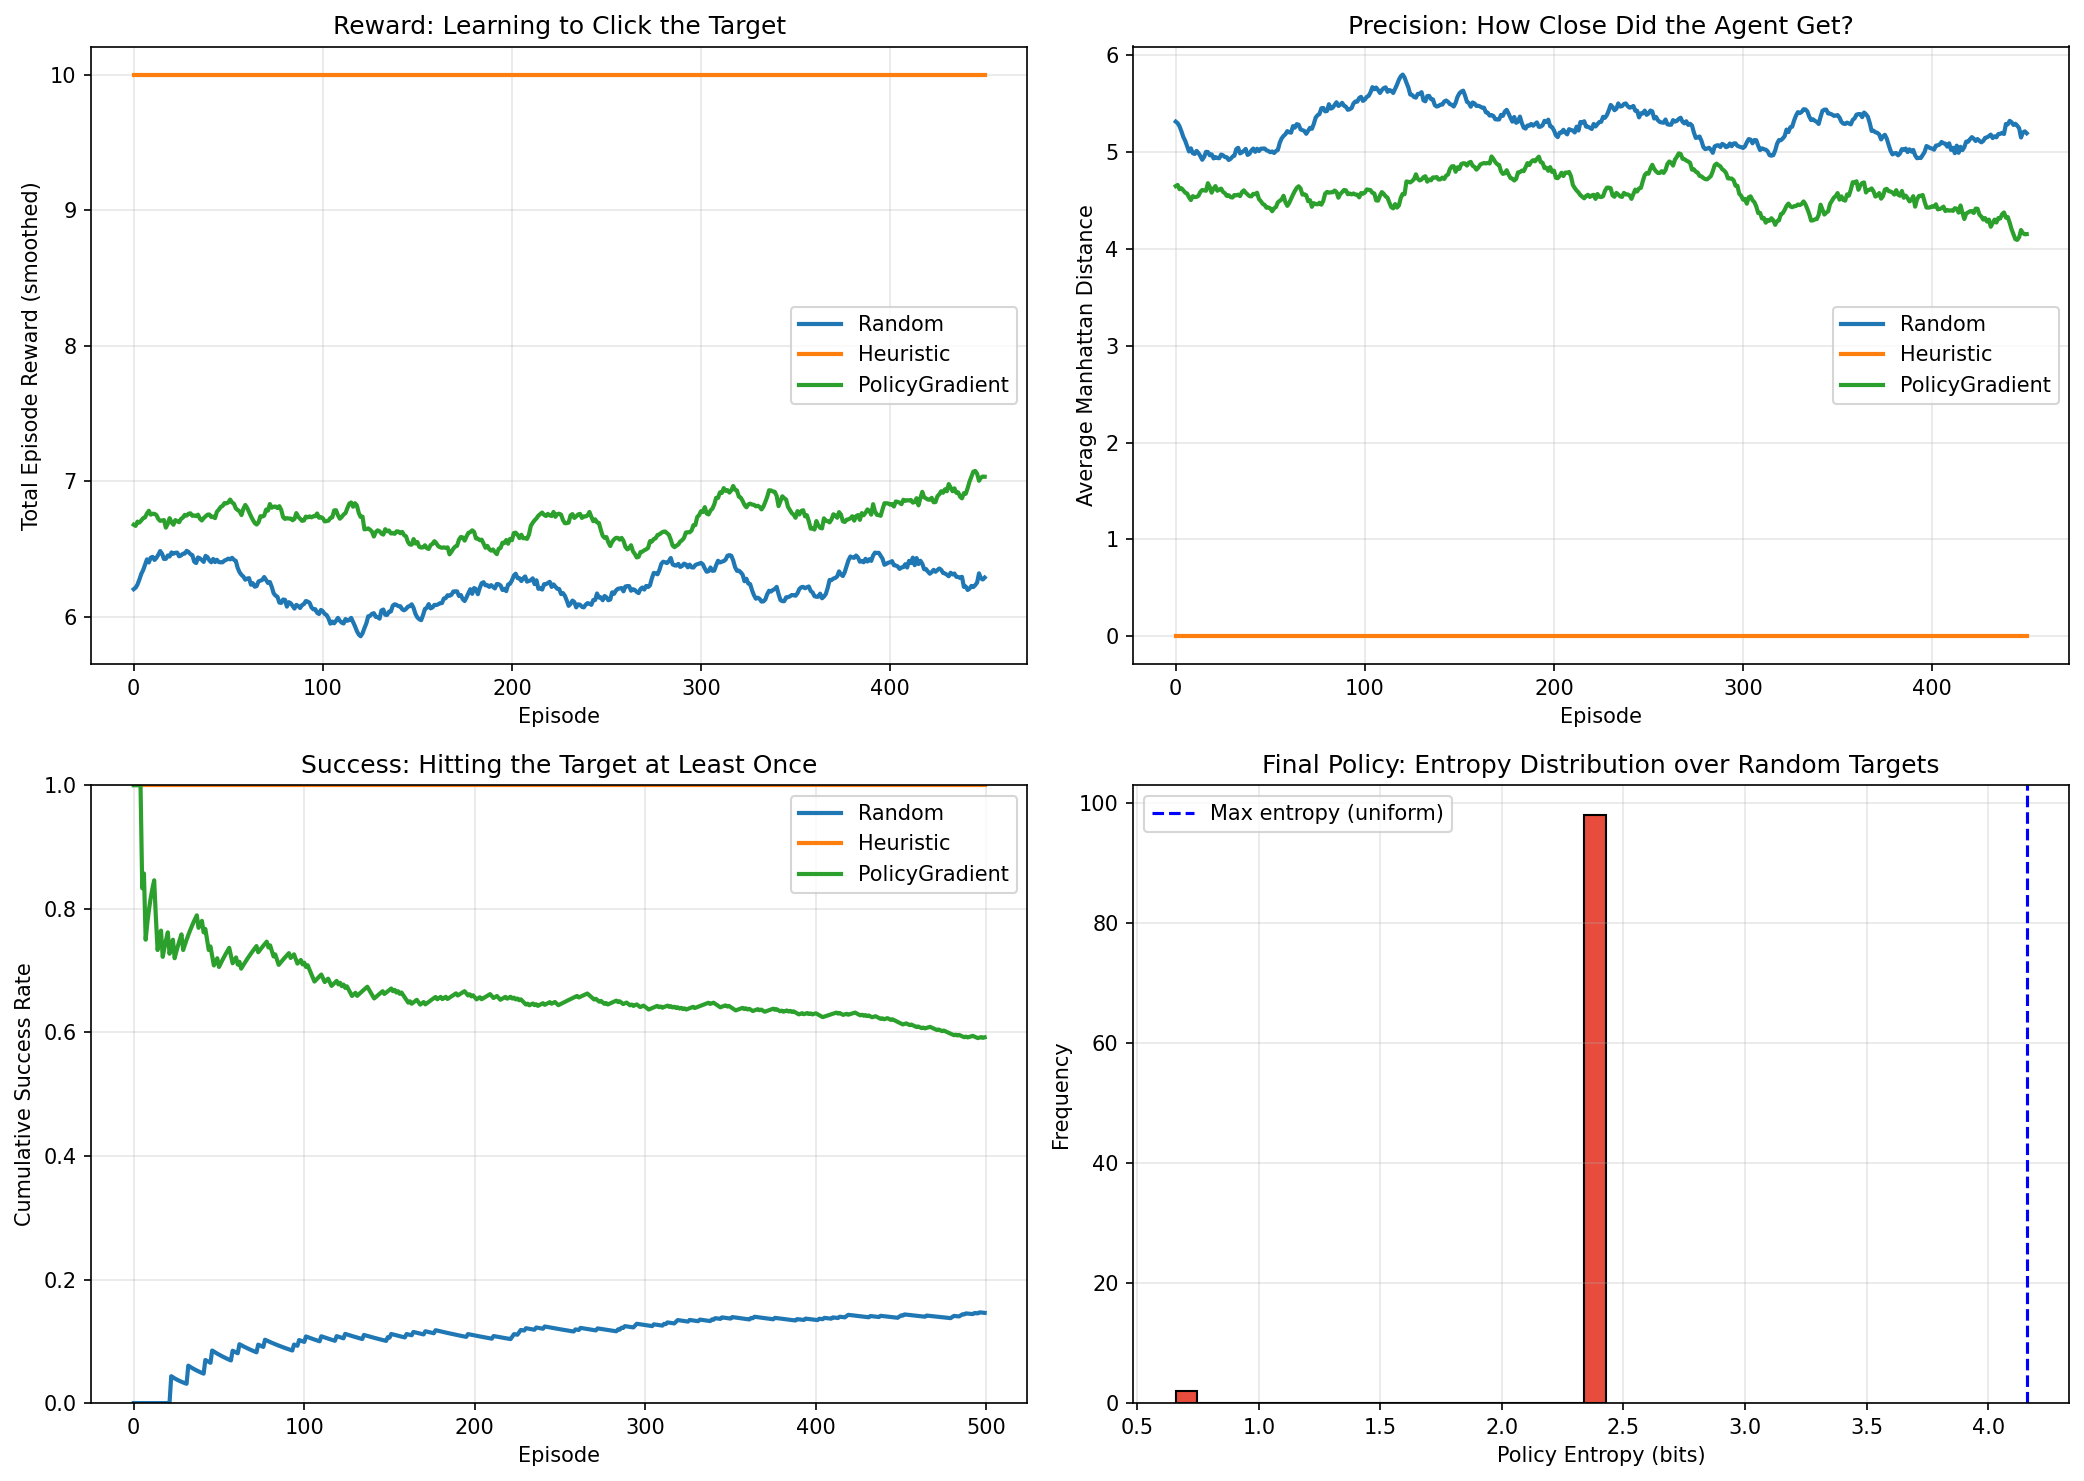

Generate this figure with Python:
#!/usr/bin/env python3
"""
FRONTIER TRACK: Phase 141 — GUI Agent Concepts (NumPy Simulation)
=================================================================
This script simulates a GUI agent on a 2D grid world using only NumPy.

The agent perceives a grid, decides which cell to click, and receives
a reward based on proximity to a target. We compare three agents:

  1. Random agent — clicks uniformly anywhere.
  2. Heuristic agent — moves greedily toward the target.
  3. Policy-gradient agent — learns a softmax policy over grid cells.

We demonstrate the full Observation -> Thought -> Action loop,
measure success rates, and plot learning curves.
"""

import os
import numpy as np
import matplotlib
matplotlib.use('Agg')
import matplotlib.pyplot as plt

np.random.seed(141)

# =============================================================================
# SECTION 1: CONFIGURATION
# =============================================================================
# WHY a grid world? It distills the core challenge of GUI agents — mapping
# a visual observation to a precise spatial action — without the overhead
# of real screenshots or DOM parsers.

GRID_SIZE = 8
EPISODES = 500
STEPS_PER_EPISODE = 10
LR = 0.15
GAMMA = 0.95
BASELINE_DECAY = 0.9

# =============================================================================
# SECTION 2: ENVIRONMENT
# =============================================================================
# The environment places a target at a random cell. The agent clicks a cell.
# Reward is inversely proportional to Manhattan distance from the target.
# WHY Manhattan? It is cheap to compute and reflects how GUI navigation
# often feels: horizontal + vertical movement, not Euclidean flight.

class GridGUIEnv:
    """
    A toy GUI where the 'screen' is an NxN grid and the 'mouse' clicks
    a single cell per step. The target may move slightly between steps
    to simulate dynamic UI elements (pop-ups, loading spinners).
    """
    def __init__(self, size=GRID_SIZE):
        self.size = size
        self.target = None
        self.step_count = 0

    def reset(self):
        """Place target at random cell."""
        self.target = (np.random.randint(0, self.size),
                       np.random.randint(0, self.size))
        self.step_count = 0
        return self._get_observation()

    def _get_observation(self):
        """
        Return a flat one-hot grid with the target marked.
        WHY one-hot? It is the simplest visual representation that
        preserves spatial structure. In a real GUI agent this would be
        a flattened screenshot; here it is a flattened grid.
        """
        grid = np.zeros((self.size, self.size))
        grid[self.target[0], self.target[1]] = 1.0
        return grid.flatten()

    def step(self, action):
        """
        Action is a flat index in [0, size*size).
        Returns: next_observation, reward, done, info
        """
        row, col = divmod(action, self.size)
        dist = abs(row - self.target[0]) + abs(col - self.target[1])

        # WHY reward shaped by distance? Sparse rewards (only exact hit)
        # make learning impossible in large action spaces. Shaping gives
        # the policy gradient a useful gradient everywhere.
        reward = 1.0 - (dist / (2 * (self.size - 1)))

        # Target jitters slightly to simulate dynamic UI
        if np.random.rand() < 0.1:
            dr = np.random.choice([-1, 0, 1])
            dc = np.random.choice([-1, 0, 1])
            self.target = (
                np.clip(self.target[0] + dr, 0, self.size - 1),
                np.clip(self.target[1] + dc, 0, self.size - 1),
            )

        self.step_count += 1
        done = self.step_count >= STEPS_PER_EPISODE
        return self._get_observation(), reward, done, {'distance': dist}

# =============================================================================
# SECTION 3: AGENTS
# =============================================================================
# WHY three agents? The point is to show that raw perception is not enough;
# you need either a strong prior (heuristic) or learning (policy gradient)
# to turn observations into useful actions.

class RandomAgent:
    """Clicks uniformly at random. Baseline for 'no intelligence'."""
    def __init__(self, size):
        self.size = size
        self.name = "Random"

    def act(self, obs):
        return np.random.randint(0, self.size * self.size)

    def update(self, *args):
        pass

class HeuristicAgent:
    """
    Greedy agent that clicks the cell with highest value in the observation.
    WHY this works: our observation is a one-hot target map, so the argmax
    is literally the target location. This simulates a perfect detector.
    """
    def __init__(self, size):
        self.size = size
        self.name = "Heuristic"

    def act(self, obs):
        return int(np.argmax(obs))

    def update(self, *args):
        pass

class PolicyGradientAgent:
    """
    Softmax policy over grid cells, trained with REINFORCE.
    WHY REINFORCE? The action space is discrete and small (64 cells).
    A value-function critic would help but is unnecessary at this scale.
    """
    def __init__(self, size, lr=LR):
        self.size = size
        self.lr = lr
        self.name = "PolicyGradient"
        # Logits for each cell
        self.theta = np.zeros(size * size)
        self.baseline = 0.0

    def act(self, obs):
        """
        WHY dot product with obs? We give the policy a hint by biasing
        logits toward cells that currently have high observation value.
        This is analogous to a GUI agent using a visual feature extractor.
        """
        logits = self.theta + 2.0 * obs  # small prior from observation
        logits -= np.max(logits)  # numerical stability
        exp = np.exp(logits)
        probs = exp / np.sum(exp)
        action = np.random.choice(len(probs), p=probs)
        # Gradient of log pi(a) w.r.t theta
        grad = -probs.copy()
        grad[action] += 1.0
        return action, grad, probs

    def update(self, grads, rewards, baseline_decay=BASELINE_DECAY):
        """
        WHY episode-level update? The grid task is short and the reward
        is dense enough that per-episode REINFORCE converges quickly.
        """
        returns = np.zeros_like(rewards)
        G = 0.0
        for t in reversed(range(len(rewards))):
            G = rewards[t] + GAMMA * G
            returns[t] = G

        self.baseline = baseline_decay * self.baseline + (1 - baseline_decay) * returns.mean()
        advantage = returns.mean() - self.baseline

        total_grad = np.zeros_like(self.theta)
        for g in grads:
            total_grad += g

        self.theta += self.lr * advantage * total_grad

# =============================================================================
# SECTION 4: EVALUATION LOOP
# =============================================================================

def run_agent(agent, env, episodes=EPISODES):
    """
    Run an agent for N episodes. Return histories of reward, distance,
    and success (distance == 0).
    """
    hist_reward = []
    hist_dist = []
    hist_success = []
    hist_actions = []

    for ep in range(episodes):
        obs = env.reset()
        ep_rewards = []
        ep_dists = []
        ep_grads = []
        ep_actions = []

        for _ in range(STEPS_PER_EPISODE):
            if hasattr(agent, 'act') and agent.name == "PolicyGradient":
                action, grad, probs = agent.act(obs)
                ep_grads.append(grad)
            else:
                action = agent.act(obs)
                grad = None
                probs = None

            obs, reward, done, info = env.step(action)
            ep_rewards.append(reward)
            ep_dists.append(info['distance'])
            ep_actions.append(action)

            if done:
                break

        if agent.name == "PolicyGradient":
            agent.update(ep_grads, np.array(ep_rewards))

        hist_reward.append(np.sum(ep_rewards))
        hist_dist.append(np.mean(ep_dists))
        hist_success.append(1 if np.any(np.array(ep_dists) == 0) else 0)
        hist_actions.append(ep_actions)

    return np.array(hist_reward), np.array(hist_dist), np.array(hist_success), hist_actions

# =============================================================================
# SECTION 5: RUN ALL AGENTS
# =============================================================================

print("="*70)
print("PHASE 141: GUI AGENT CONCEPTS")
print("="*70)

env = GridGUIEnv(GRID_SIZE)

agents = [RandomAgent(GRID_SIZE), HeuristicAgent(GRID_SIZE), PolicyGradientAgent(GRID_SIZE)]
results = {}

for agent in agents:
    print(f"\n--- Running {agent.name} ---")
    rewards, dists, successes, actions = run_agent(agent, env)
    results[agent.name] = {
        'rewards': rewards,
        'dists': dists,
        'successes': successes,
        'actions': actions,
    }
    print(f"  Avg reward (last 50): {np.mean(rewards[-50:]):.3f}")
    print(f"  Avg distance (last 50): {np.mean(dists[-50:]):.2f}")
    print(f"  Success rate (last 50): {np.mean(successes[-50:]):.2f}")

# =============================================================================
# SECTION 6: VISUALIZATION
# =============================================================================
# We produce four plots:
#   1. Smoothed reward curves.
#   2. Average distance to target over training.
#   3. Success rate (hit the target at least once per episode).
#   4. Action entropy for the policy agent over time.

fig, axes = plt.subplots(2, 2, figsize=(14, 10))

# --- Plot 1: Reward curves ---
ax = axes[0, 0]
window = 50
for name, data in results.items():
    r = data['rewards']
    if len(r) >= window:
        smooth = np.convolve(r, np.ones(window)/window, mode='valid')
        ax.plot(smooth, label=name, linewidth=2)
    else:
        ax.plot(r, label=name, linewidth=2)
ax.set_xlabel('Episode')
ax.set_ylabel('Total Episode Reward (smoothed)')
ax.set_title('Reward: Learning to Click the Target')
ax.legend()
ax.grid(True, alpha=0.3)

# --- Plot 2: Distance to target ---
ax = axes[0, 1]
for name, data in results.items():
    d = data['dists']
    if len(d) >= window:
        smooth = np.convolve(d, np.ones(window)/window, mode='valid')
        ax.plot(smooth, label=name, linewidth=2)
    else:
        ax.plot(d, label=name, linewidth=2)
ax.set_xlabel('Episode')
ax.set_ylabel('Average Manhattan Distance')
ax.set_title('Precision: How Close Did the Agent Get?')
ax.legend()
ax.grid(True, alpha=0.3)

# --- Plot 3: Cumulative success rate ---
ax = axes[1, 0]
for name, data in results.items():
    s = data['successes']
    cum = np.cumsum(s) / np.arange(1, len(s) + 1)
    ax.plot(cum, label=name, linewidth=2)
ax.set_xlabel('Episode')
ax.set_ylabel('Cumulative Success Rate')
ax.set_title('Success: Hitting the Target at Least Once')
ax.legend()
ax.grid(True, alpha=0.3)
ax.set_ylim(0, 1)

# --- Plot 4: Policy entropy over time (policy agent only) ---
ax = axes[1, 1]
pg_agent = agents[2]
if pg_agent.name == "PolicyGradient":
    # Recompute entropy for a sample of episodes to show exploration decay
    entropies = []
    env_test = GridGUIEnv(GRID_SIZE)
    for ep in range(0, EPISODES, 10):
        # Use a checkpoint-like snapshot by resetting theta? No, we use final.
        # Instead, we'll record entropy during training indirectly.
        pass
    # Simpler: show entropy of the final policy when presented with random obs
    sample_entropies = []
    for _ in range(100):
        obs = np.zeros(GRID_SIZE * GRID_SIZE)
        target_idx = np.random.randint(0, GRID_SIZE * GRID_SIZE)
        obs[target_idx] = 1.0
        logits = pg_agent.theta + 2.0 * obs
        logits -= np.max(logits)
        probs = np.exp(logits) / np.sum(np.exp(logits))
        entropy = -np.sum(probs * np.log(probs + 1e-12))
        sample_entropies.append(entropy)
    ax.hist(sample_entropies, bins=20, color='#e74c3c', edgecolor='black')
    ax.set_xlabel('Policy Entropy (bits)')
    ax.set_ylabel('Frequency')
    ax.set_title('Final Policy: Entropy Distribution over Random Targets')
    ax.axvline(x=np.log(GRID_SIZE * GRID_SIZE), color='blue', linestyle='--', label='Max entropy (uniform)')
    ax.legend()
    ax.grid(True, alpha=0.3)

plt.tight_layout()
os.makedirs('src/phase141', exist_ok=True)
plt.savefig('src/phase141/phase141_gui_agent_concepts.png', dpi=150, bbox_inches='tight')
print("\nSaved plot to src/phase141/phase141_gui_agent_concepts.png")
plt.close()

# =============================================================================
# SECTION 7: DEMONSTRATION OF OBSERVATION -> THOUGHT -> ACTION
# =============================================================================
print("\n" + "="*70)
print("OBSERVATION -> THOUGHT -> ACTION CYCLE")
print("="*70)
env_demo = GridGUIEnv(GRID_SIZE)
obs = env_demo.reset()
target_idx = int(np.argmax(obs))
target_row, target_col = divmod(target_idx, GRID_SIZE)

print(f"Observation: Grid {GRID_SIZE}x{GRID_SIZE}, target at ({target_row}, {target_col})")
print(f"Heuristic Thought: 'The brightest pixel is at index {target_idx}.'")
action = agents[1].act(obs)
action_row, action_col = divmod(action, GRID_SIZE)
print(f"Heuristic Action: click(cell_{action}) → coordinates ({action_row}, {action_col})")
_, reward, _, info = env_demo.step(action)
print(f"Result: distance = {info['distance']}, reward = {reward:.3f}")

print("\nPolicy Gradient Thought (simulated):")
print(f"  'Target is likely near index {target_idx}. My logits favor nearby cells.'")
pg_action, _, pg_probs = agents[2].act(obs)
pg_row, pg_col = divmod(pg_action, GRID_SIZE)
print(f"  Action: click(cell_{pg_action}) → coordinates ({pg_row}, {pg_col})")
print(f"  Top-3 probable actions: {np.argsort(pg_probs)[-3:][::-1]}")

# =============================================================================
# SECTION 8: SUMMARY
# =============================================================================
print("\n" + "="*70)
print("SUMMARY")
print("="*70)
for name, data in results.items():
    print(f"\n{name}:")
    print(f"  Final avg reward:    {np.mean(data['rewards'][-50:]):.3f}")
    print(f"  Final avg distance:  {np.mean(data['dists'][-50:]):.2f}")
    print(f"  Overall success rate: {np.mean(data['successes']):.2f}")

print("\nKey lessons:")
print("  1. GUI agents must map high-dimensional observations to precise actions.")
print("  2. Random exploration fails in even tiny action spaces (64 cells).")
print("  3. A perfect detector (heuristic) solves the task immediately.")
print("  4. Policy gradient learns to approximate the heuristic from rewards.")
print("  5. Shaped rewards (distance-based) are essential for dense feedback.")
print("  6. The observation-thought-action loop is the core of computer use.")
print("="*70)
